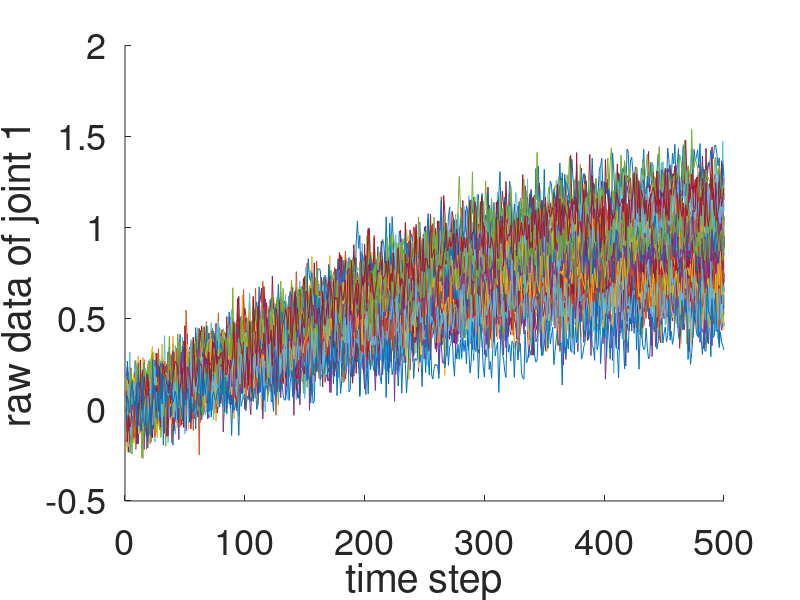

Source code (MATLAB): (Note: this script raises an error after producing the figure.)
clear all;
close all;
clc;
    
simulation_3D = 0;

%% Create synthetic data
numDemonstrations = 50;
DOF = 2;

datasets = struct([]);

T = 500;
usedSampleStep = T-1;                           %every 10th point is observed
t=zeros(DOF,T);
for i=1:DOF
    t(i,:) = linspace(0,i*0.25*pi,T);
end

hFigRawData=figure; hold all;
set(hFigRawData,'Color','white');
for l=1:numDemonstrations
    data = (1+ 0.3*randn(1,1))*sin(t) + (0.3+ 0.1*randn(1,1))*sin(3*t) + 0.1*randn(DOF,T);
    datasets(l).Y = data(:); %encoding: [val1DoF1, val1DoF2, val1DoF3, ..., val2DoF1, ...]
    datasets(l).Ymat = data; %for plotting only
    plot(data(1,:));
end
xlabel('time step', 'fontsize',26);
ylabel('raw data of joint 1', 'fontsize',26);
set(gca, 'fontsize',26);


%% Learn a distribution using ProMPs
numGaussians = 10;
lambdaProMPs = 1e-5; %regularization parameter to avoid singularities

%Linearly distributed basis functions
for l=1:numDemonstrations
    %Note the trajectory length T might change with the demonstrations
    datasets(l).PSI_X = sparse(getBasisFunctionsMultipleJointsAndTimesteps(numGaussians,T,DOF,1));
end

wsProMPsPrior = ProMPs_train(datasets,size(datasets(1).PSI_X,2), size(datasets(1).Y,2), lambdaProMPs); 
%Learned Prior:
mu_w = mean(wsProMPsPrior,3);
sigma_w = cov(squeeze(wsProMPsPrior(:,1,:))');
    

%% Plot the prior distribution
flgPlotData = 0;
[~,y_prior]=ProMPs_plot_prior(datasets, wsProMPsPrior, lambdaProMPs, flgPlotData, DOF);


%% Predict future trajectory points given some observations
% for simplicity, one of the training traj. is used
datasetsTest = datasets;
lTestId = 1;
usedSampleIds = 1:usedSampleStep:round(T); %first 20%   
% lambdaProMPsPrediction = [lambdaProMPs 1e+5*ones(1,DOF-1)]; %only condition on the first DoF
lambdaProMPsPrediction = lambdaProMPs*ones(1,DOF); %only condition on the first DoF


X_test = zeros(length(usedSampleIds)*DOF,size(datasetsTest(lTestId).PSI_X,2)); 
y_test = zeros(length(usedSampleIds)*DOF,size(datasetsTest(lTestId).Y,2));
for i=1:length(usedSampleIds)
   indices = DOF * (usedSampleIds(i)-1)+1: DOF*usedSampleIds(i);
   X_test((i-1)*DOF + 1:i*DOF,:) = datasetsTest(lTestId).PSI_X(indices,:);
   y_test((i-1)*DOF + 1:i*DOF,:) = datasetsTest(lTestId).Y(indices,:);
end

[w_starProMPs, sigma_starProMPs] = ProMPs_prediction(X_test,y_test,wsProMPsPrior,lambdaProMPsPrediction,DOF); 
y_predProMPs = datasetsTest(lTestId).PSI_X * w_starProMPs;
y_predProMPsMat = reshape(y_predProMPs,DOF,T);
y_testMat = reshape(y_test, DOF, length(y_test)/DOF);



%% Plot the predictive distribution 
[~, y_predVar] = ProMPs_plot_prediction(datasetsTest, lTestId, y_predProMPs, sigma_starProMPs, ...
    lambdaProMPs, T, DOF, usedSampleIds, y_testMat, y_predProMPsMat);

if ~simulation_3D
    
    fs = 26;
    lw = 2;
    set(figure,'Color','white');
    prior_plot=plot(y_prior(:,1)', y_prior(:,2)', '--', 'linewidth',lw*2);
    hold all;
    est_plot=plot(y_predProMPsMat(1,:), y_predProMPsMat(2,:), 'linewidth',lw*2);
    % hTrue=plot(datasetsTestTmp.Ymat(1,:), datasetsTestTmp.Ymat(2,:), 'linewidth', lw);
    hObs=scatter(y_testMat(1,:), y_testMat(2,:),100, 'xb', 'linewidth',lw*2);
    
    xlabel('Dimension 1', 'fontsize', fs);
    ylabel('Dimension 2', 'fontsize', fs);
    
    lhndLegend=legend([prior_plot, est_plot,hObs], 'Prior Mean Trajectory','Predicted Mean Trajectory','Task Contexts');
    set(lhndLegend, 'fontsize', fs);
    set(gca, 'fontsize', fs);
    
else
    fs = 26;
    lw = 2;
    set(figure,'Color','white');
    prior_plot=plot3(y_prior(:,1)', y_prior(:,2)', y_prior(:,3)');
    hold all;
    est_plot=plot3(y_predProMPsMat(1,:), y_predProMPsMat(2,:), y_predProMPsMat(3,:));
    % hTrue=plot(datasetsTestTmp.Ymat(1,:), datasetsTestTmp.Ymat(2,:), 'linewidth', lw);
    hObs=scatter3(y_testMat(1,:), y_testMat(2,:), y_testMat(3,:), 100, 'xb', 'linewidth',lw*2);
    
    xlabel('x', 'fontsize', fs);
    ylabel('y', 'fontsize', fs);
    zlabel('z', 'fontsize', fs);
    
    lhndLegend=legend([prior_plot, est_plot,hObs], 'prior','prediction','observations');
    set(lhndLegend, 'fontsize', fs);
    set(gca, 'fontsize', fs);
    
end





